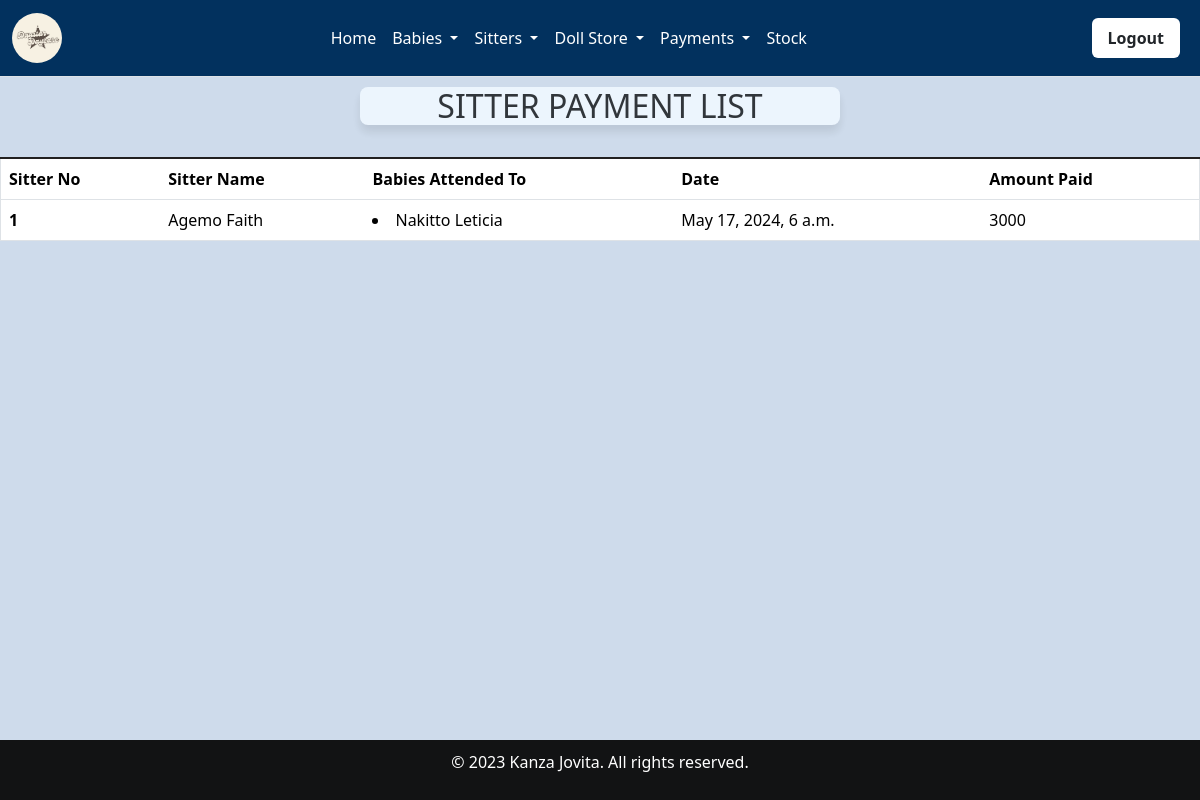
The page /assign_view/ (signed in) on the database as committed earlier.
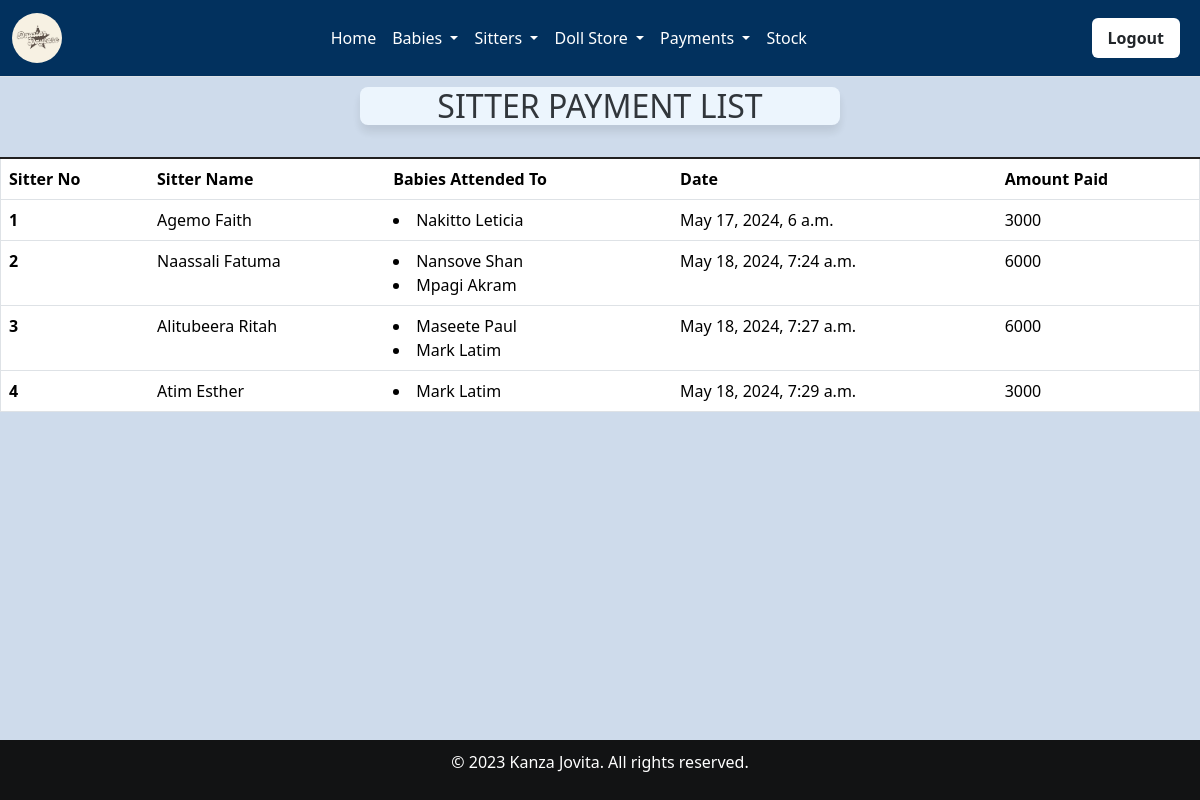
The same page on the database as committed later.
### home/models.py (models this page shows, shortened)
class Sitter_arrival(models.Model):
    sitter_name=models.ForeignKey(Sitterreg, on_delete=models.CASCADE)
    date_of_arrival=models.DateTimeField()
    Attendancestatus = models.BooleanField(default=False)
    babies = models.ManyToManyField(Babyreg)
    created_at = models.DateTimeField(auto_now_add=True,null=True)

class Sitterreg(models.Model):
    Sitter_name = models.CharField(max_length=30, null=False,blank=False,validators=[validate_letters])
    Sitter_number = models.CharField(max_length=30, null=False, blank=False,validators=[validate_numbers])
    Date_of_birth = models.DateField(null=True, blank=False,)
    Contact = models.CharField(max_length=30,null=False,blank=False)
    date = models.DateTimeField()
    Location_choices = [('Kabalagala', 'Kabalagala'),]
    Location = models.CharField(choices=Location_choices, max_length=100)
    Gender =  models.CharField(choices=[('Male', 'Male'),('Female', 'Female')], max_length=100)
    Level_of_education = models.CharField(choices=[('Degree','Degree'),('Diploma','Diploma'),('Certificate','Certificate')],max_length=200,default=0)
    Next_of_kin = models.CharField(max_length=30, null=False,blank=False)
    NIN = models.CharField(max_length=30, null=False,blank=False,validators=[validate_NIN_length])
    Recommenders_name = models.CharField(max_length=30, null=False,blank=False)
    Religion = models.CharField(choices=[('Anglican', 'Anglican'),('Catholic', 'Catholic'),('Pentecostal','Pentecostal'),('Muslim','Muslim'),('Other','Other')], max_length=100)
    created_at = models.DateTimeField(auto_now_add=True,null=True)

class Babyreg(models.Model):
    Baby_name = models.CharField(max_length=30, null=False, blank=False)
    baby_number = models.CharField(max_length=30, null=False, blank=False)
    fathers_names = models.CharField(max_length=30, null=False, blank=False)
    mothers_names = models.CharField(max_length=30, null=False, blank=False)
    c_stay = models.ForeignKey(Categorystay, on_delete=models.SET_NULL, null=True, blank=True)
    Date = models.DateTimeField()
    Gender =  models.CharField(choices=[('Male', 'Male'),('Female', 'Female')], max_length=100)
    Age = models.CharField(max_length=20, blank=False, null=False)
    Location = models.CharField(max_length=30, null=False, blank=False)
    brought = models.CharField(max_length=200)
    created_at = models.DateTimeField(auto_now_add=True,null=True)

### home/views.py (the view)
# urls.py: path('assign_view/', views.assign_view, name='assign_view'),
@login_required
def assign_view(request):
    assign = Sitter_arrival.objects.all()  # Retrieving all sitter arrival objects
    for assigns in assign:
        assigns.payment = assigns.babies.all().count() * 3000
    return render(request, 'assign_view.html',{'assign': assign})  # Rendering the assign view template with assigned sitters and payment details

### home/templates/assign_view.html (shortened to what this page needs)
{% extends 'base.html' %}
{% load static %}
{% block content %}
<div class="card-header">
    <h2>SITTER PAYMENT LIST</h2>
</div>
<br>
<div class="">
    <table class="table table-bordered" style="border-top: 2px solid rgb(34,32,32);">
        <thead>
            <tr>
                <th scope="col">Sitter No</th>
                <th scope="col">Sitter Name</th>
                <th scope="col">Babies Attended To</th>
                <th scope="col">Date</th>
                <th scope="col">Amount Paid</th>
            </tr>
        </thead>
        <tbody>
            {% for attendance in assign %}
                <tr>
                    <th scope="row">{{ forloop.counter }}</th>
                    <td>{{attendance.sitter_name.Sitter_name}}</td>
                    <td>
                        {% for baby in attendance.babies.all %}
                            <li>{{ baby.Baby_name }}</li>
                        {% endfor %}
                    </td>
                    <td>{{ attendance.date_of_arrival }}</td>
                    <td>{{ attendance.payment }}</td>
                </tr>
            {% endfor %}
        </tbody>
    </table>
</div>
{% endblock %}

Rows that differ between the two databases and show on the page:
added Sitter_arrival: sitter_name.Sitter_name "Naassali Fatuma", date_of_arrival "May 18, 2024, 7:24 a.m.", payment "6000"
added Babyreg: Baby_name "Nansove Shan", shown under "Naassali Fatuma"
added Babyreg: Baby_name "Mpagi Akram", shown under "Naassali Fatuma"
added Sitter_arrival: sitter_name.Sitter_name "Alitubeera Ritah", date_of_arrival "May 18, 2024, 7:27 a.m.", payment "6000"
now on this page (row edited): Babyreg: Baby_name "Maseete Paul", shown under "Alitubeera Ritah"
now on this page (row edited): Babyreg: Baby_name "Mark Latim"
added Sitter_arrival: sitter_name.Sitter_name "Atim Esther", date_of_arrival "May 18, 2024, 7:29 a.m.", payment "3000"
